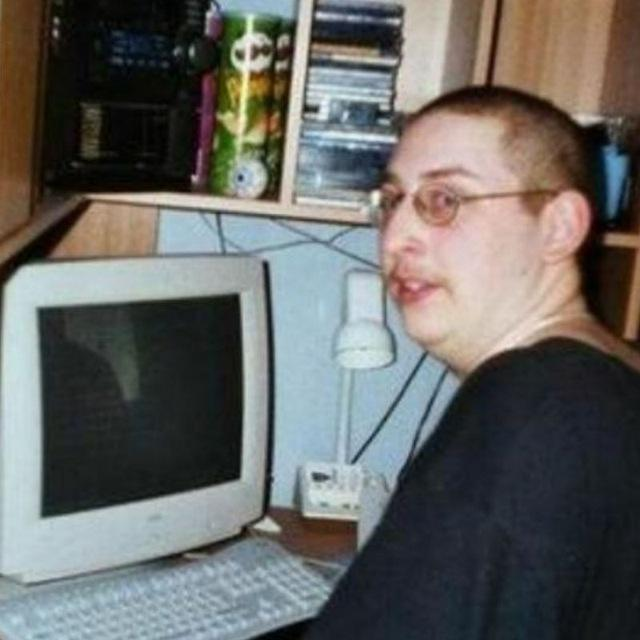
#> input picture resources/image.jpg, 640 x 640 px
$ python -i app.py   (imports and definitions only)
#> lines starting #> are read from the running program, lines starting #| are printed output that depends on the picture
# -*- coding: utf-8 -*-
"""Simple Bot to reply to Telegram messages.
This is built on the API wrapper, see echobot2.py to see the same example built
on the telegram.ext bot framework.
This program is dedicated to the public domain under the CC0 license.
"""
import logging

# [1 line not run here, left out]

from PIL import Image
from PIL import ImageFont
from PIL import ImageDraw
import telegram
import io
from telegram.error import NetworkError, Unauthorized
from time import sleep

update_id = None


# [24 lines left out: function main, not called in this run]


memes = [
    {
        "meme_size": (208, 208),
        "resource": 'resources/image.jpg',
        "rotate": 3.8,
        "location": (30, 290)
    },
    {
        "meme_size": (270, 370),
        "resource": 'resources/trump.jpg',
        "rotate": -3,
        "location": (340, 209)
    }
]

def merge_meme(input):
#> called with input = 'resources/image.jpg'
    hehe = memes[0]
    meme = Image.open(input).convert('RGBA').resize(hehe["meme_size"])
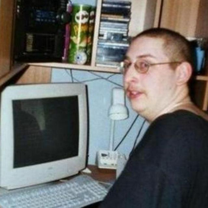
#> meme: PIL image 208x208 RGBA; mean R, G, B, A 103, 102.8, 100.2, 255
    img = Image.open(hehe["resource"], 'r')
#> img is the input picture: PIL image 640x640 RGB; mean R, G, B 103, 102.8, 100.1
    meme = meme.rotate(hehe["rotate"], resample=Image.BICUBIC, expand=True)
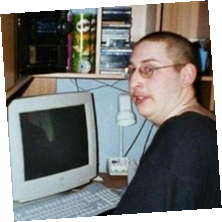
#> meme: PIL image 222x222 RGBA; mean R, G, B, A 90, 89.8, 87.5, 223.9; transparent parts drawn white
    img.paste(meme, hehe["location"], meme)
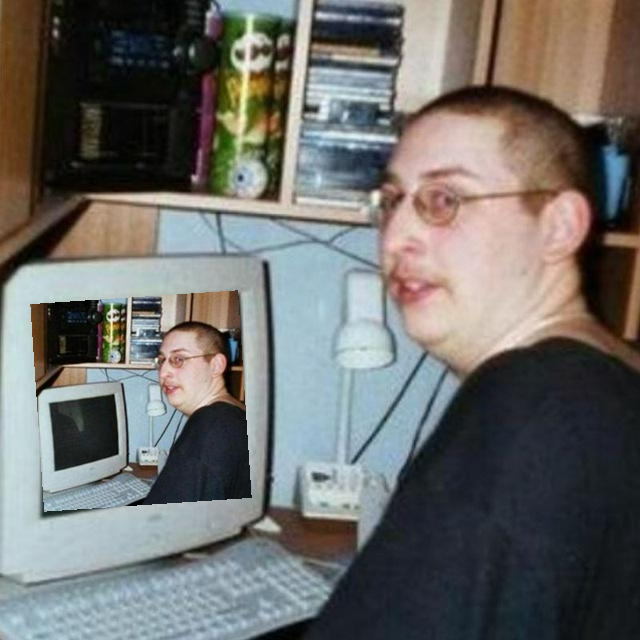
#> img: PIL image 640x640 RGB; mean R, G, B 109.4, 108.6, 105.8
    # img.save("out.png")
    return img


# [81 lines left out: functions insert_newlines, handle_photo, handle_text, echo, not called in this run]

# [2 lines not run here, left out]

>>> result = merge_meme('resources/image.jpg')
